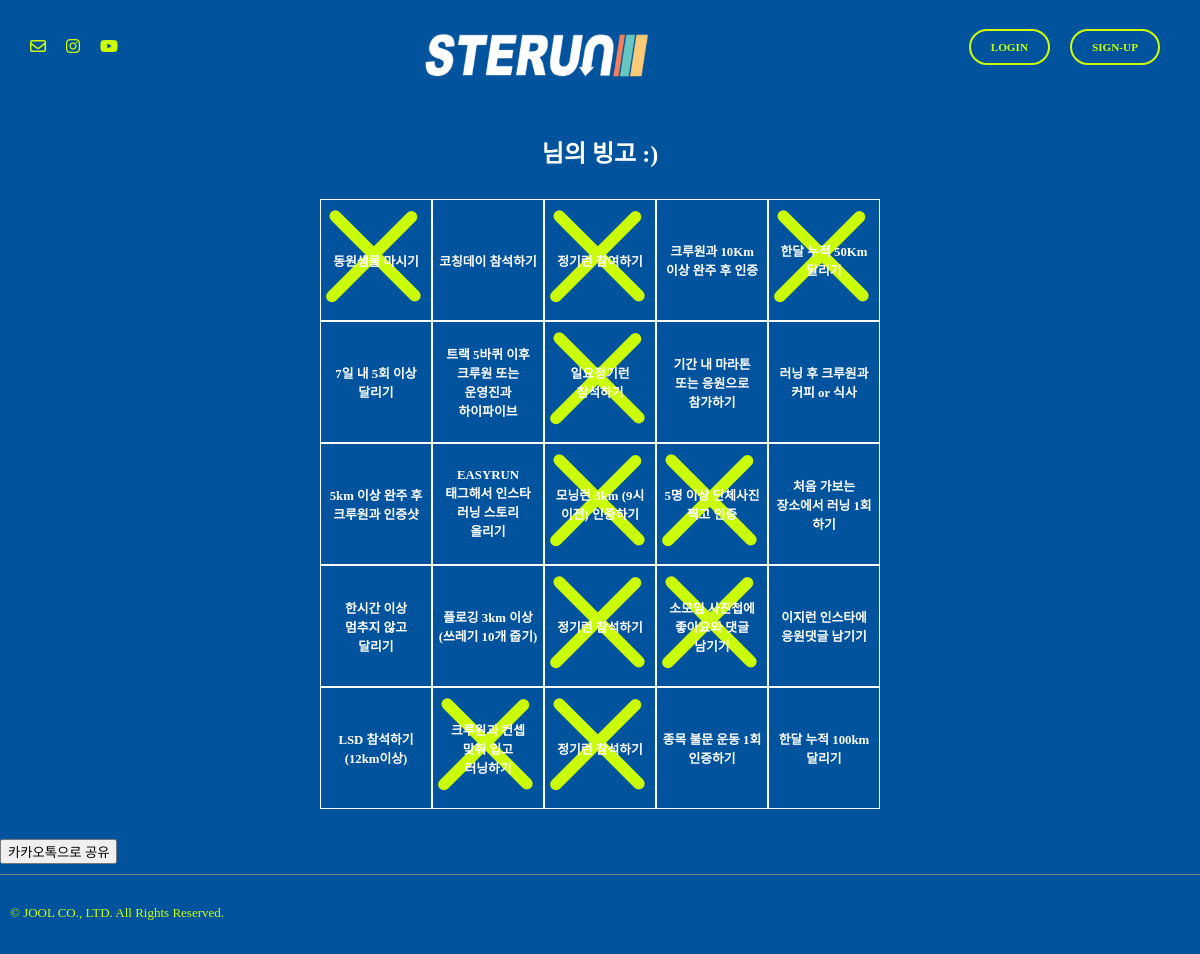
The app's page /bingo/3 with its own data.
### bingo/models.py (models this page shows, shortened)
class BingoCheck(models.Model):
    bingo_item = models.ForeignKey(BingoItem, on_delete=models.CASCADE)
    user = models.ForeignKey(settings.AUTH_USER_MODEL, on_delete=models.CASCADE)
    completed = models.BooleanField(default=False)

class BingoItem(models.Model):
    item_id = models.IntegerField(primary_key=True)
    content = models.CharField(max_length=100, blank=False, null=False)
    row = models.IntegerField(null=False, blank=False)
    col = models.IntegerField(null=False, blank=False)

### bingo/views.py (the view)
# urls.py: path("<str:pk>", views.bingo, name="bingo"),
def bingo(request, pk):
    bingo_item_1r = BingoCheck.objects.select_related("bingo_item").filter(user=pk).filter(bingo_item__row=1)
    bingo_item_2r = BingoCheck.objects.select_related("bingo_item").filter(user=pk).filter(bingo_item__row=2)
    bingo_item_3r = BingoCheck.objects.select_related("bingo_item").filter(user=pk).filter(bingo_item__row=3)
    bingo_item_4r = BingoCheck.objects.select_related("bingo_item").filter(user=pk).filter(bingo_item__row=4)
    bingo_item_5r = BingoCheck.objects.select_related("bingo_item").filter(user=pk).filter(bingo_item__row=5)
    lenof5l = len(bingo_item_5r)
    return render(request,"bingo.html",{"bingo_item_1r":bingo_item_1r, "bingo_item_2r":bingo_item_2r, "bingo_item_3r":bingo_item_3r, "bingo_item_4r":bingo_item_4r, "bingo_item_5r":bingo_item_5r, "user_id":pk, "len":lenof5l})

### templates/bingo.html (shortened to what this page needs)
{% extends "base.html" %}
{% load static %}
{% block content %}
  <div class="bingo-title">{{ user.username }}님의 빙고 :)</div>
  <div class="bingo-board">
    <div class="bingo-row">
      {% for item in bingo_item_1r %}
        <label for="{{ item.bingo_item.item_id }}">
          <div class="bingo-col" id="item{{ item.bingo_item.item_id }}">
            {{ item.bingo_item.content }}
            <div id="bingo-img{{ item.bingo_item.item_id }}" class="bingo-img">
              <img class="bingo-stamp" src="{% static "img/x-symbol_btn.svg" %}" alt="main-img" height="auto," width="auto">
            </div>
          </div>
        </label>
      {% endfor %}
    </div>
    <div class="bingo-row">
      {% for item in bingo_item_2r %}
        <label for="{{ item.bingo_item.item_id }}">
          <div class="bingo-col" id="item{{ item.bingo_item.item_id }}">
            {{ item.bingo_item.content }}
            <div id="bingo-img{{ item.bingo_item.item_id }}" class="bingo-img">
              <img class="bingo-stamp" src="{% static "img/x-symbol_btn.svg" %}" alt="main-img" height="auto," width="auto">
            </div>
          </div>
        </label>
      {% endfor %}
    </div>
    <div class="bingo-row">
      {% for item in bingo_item_3r %}
        <label for="{{ item.bingo_item.item_id }}">
          <div class="bingo-col" id="item{{ item.bingo_item.item_id }}">
            {{ item.bingo_item.content }}
            <div id="bingo-img{{ item.bingo_item.item_id }}" class="bingo-img">
              <img class="bingo-stamp" src="{% static "img/x-symbol_btn.svg" %}" alt="main-img" height="auto," width="auto">
            </div>
          </div>
        </label>
      {% endfor %}
    </div>
    <div class="bingo-row">
      {% for item in bingo_item_4r %}
        <label for="{{ item.bingo_item.item_id }}">
          <div class="bingo-col" id="item{{ item.bingo_item.item_id }}">
            {{ item.bingo_item.content }}
            <div id="bingo-img{{ item.bingo_item.item_id }}" class="bingo-img">
              <img class="bingo-stamp" src="{% static "img/x-symbol_btn.svg" %}" alt="main-img" height="auto," width="auto">
            </div>
          </div>
        </label>
      {% endfor %}
    </div>
    <div class="bingo-row">
      {% for item in bingo_item_5r %}
        <label for="{{ item.bingo_item.item_id }}">
          <div class="bingo-col" id="item{{ item.bingo_item.item_id }}">
            {{ item.bingo_item.content }}
            <div id="bingo-img{{ item.bingo_item.item_id }}" class="bingo-img">
              <img class="bingo-stamp" src="{% static "img/x-symbol_btn.svg" %}" alt="main-img" height="auto," width="auto">
            </div>
          </div>
        </label>
      {% endfor %}
    </div>
  </div>
  <button id="kakao-share-btn">카카오톡으로 공유</button>
{% endblock content %}

### static/css/joolmag.css (style rules this page uses)
:root { --blue: #1e90ff; --white: #ffffff; --black: black; --jblue: #00539C; --jlightgreen: #CDFF06; }
* { font-family: 'NanumSquareNeo'; }
img { object-fit: cover; }
.mainbg { background-color:var(--jblue); margin: 0; padding: 0; overflow-y:auto; overflow-x: auto; }
.bingo-title { color: var(--white); font-family: leeseoyun; font-size: 1.5rem; font-weight: 700; text-align: center; margin:auto; margin-top:50px; }
.bingo-board { display: flex; flex-direction: column; margin: 30px 0 30px 0; }
.bingo-row { display: flex; margin: auto; }
.bingo-col { display: flex; font-size: 0.8rem; width: 100px; height: 100px; padding: 10px 5px 10px 5px; justify-content: center; align-items: center; border: solid var(--white) 1px; color: var(--white); font-weight: 700; word-break:keep-all; text-align: center; }
.bingo-img { display: block; position:absolute; z-index: -1; }
.bingo-stamp { width: 100px; height: 100px; }

### records on screen
BingoCheck: bingo_item.content "동원샘물 마시기"
BingoCheck: bingo_item.content "코칭데이 참석하기"
BingoCheck: bingo_item.content "정기런 참여하기"
BingoCheck: bingo_item.content "크루원과 10Km 이상 완주 후 인증"
BingoCheck: bingo_item.content "한달 누적 50Km 달리기"
BingoCheck: bingo_item.content "7일 내 5회 이상 달리기"
BingoCheck: bingo_item.content "트랙 5바퀴 이후 크루원 또는 운영진과 하이파이브"
BingoCheck: bingo_item.content "일요정기런 참석하기"
BingoCheck: bingo_item.content "기간 내 마라톤 또는 응원으로 참가하기"
BingoCheck: bingo_item.content "러닝 후 크루원과 커피 or 식사"
BingoCheck: bingo_item.content "5km 이상 완주 후 크루원과 인증샷"
BingoCheck: bingo_item.content "EASYRUN 태그해서 인스타 러닝 스토리 올리기"
BingoCheck: bingo_item.content "모닝런 3km (9시 이전) 인증하기"
BingoCheck: bingo_item.content "5명 이상 단체사진 찍고 인증"
BingoCheck: bingo_item.content "처음 가보는 장소에서 러닝 1회 하기"
BingoCheck: bingo_item.content "한시간 이상 멈추지 않고 달리기"
BingoCheck: bingo_item.content "플로깅 3km 이상 (쓰레기 10개 줍기)"
BingoCheck: bingo_item.content "정기런 참석하기"
BingoCheck: bingo_item.content "소모임 사진첩에 좋아요와 댓글 남기기"
BingoCheck: bingo_item.content "이지런 인스타에 응원댓글 남기기"
BingoCheck: bingo_item.content "LSD 참석하기 (12km이상)"
BingoCheck: bingo_item.content "크루원과 컨셉 맞춰 입고 러닝하기"
BingoCheck: bingo_item.content "정기런 참석하기"
BingoCheck: bingo_item.content "종목 불문 운동 1회 인증하기"
BingoCheck: bingo_item.content "한달 누적 100km 달리기"
